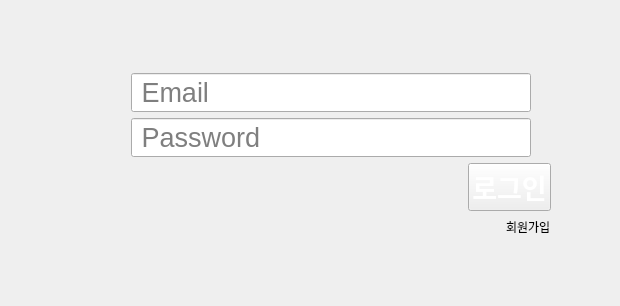
       <widget class="QWidget" name="loginView" native="true">
        <property name="sizePolicy">
         <sizepolicy hsizetype="Expanding" vsizetype="Expanding">
          <horstretch>0</horstretch>
          <verstretch>0</verstretch>
         </sizepolicy>
        </property>
        <layout class="QVBoxLayout" name="verticalLayout_6">
         <item>
          <widget class="QWidget" name="widget_3" native="true">
           <property name="sizePolicy">
            <sizepolicy hsizetype="Preferred" vsizetype="Fixed">
             <horstretch>0</horstretch>
             <verstretch>0</verstretch>
            </sizepolicy>
           </property>
           <layout class="QHBoxLayout" name="horizontalLayout_13">
            <item>
             <spacer name="horizontalSpacer_15">
              <property name="orientation">
               <enum>Qt::Horizontal</enum>
              </property>
              <property name="sizeHint" stdset="0">
               <size>
                <width>40</width>
                <height>20</height>
               </size>
              </property>
             </spacer>
            </item>
            <item>
             <widget class="QLabel" name="label_9">
              <property name="text">
               <string/>
              </property>
              <property name="pixmap">
               <pixmap resource="resource.qrc">:/images/login_background_ver2.jpg</pixmap>
              </property>
             </widget>
            </item>
            <item>
             <spacer name="horizontalSpacer_16">
              <property name="orientation">
               <enum>Qt::Horizontal</enum>
              </property>
              <property name="sizeHint" stdset="0">
               <size>
                <width>40</width>
                <height>20</height>
               </size>
              </property>
             </spacer>
            </item>
           </layout>
          </widget>
         </item>
         <item>
          <widget class="QWidget" name="widget_4" native="true">
           <property name="font">
            <font>
             <kerning>false</kerning>
            </font>
           </property>
           <layout class="QHBoxLayout" name="horizontalLayout_11">
            <item>
             <spacer name="horizontalSpacer_18">
              <property name="orientation">
               <enum>Qt::Horizontal</enum>
              </property>
              <property name="sizeType">
               <enum>QSizePolicy::Preferred</enum>
              </property>
              <property name="sizeHint" stdset="0">
               <size>
                <width>40</width>
                <height>20</height>
               </size>
              </property>
             </spacer>
            </item>
            <item>
             <widget class="QWidget" name="widget_5" native="true">
              <property name="sizePolicy">
               <sizepolicy hsizetype="Fixed" vsizetype="Preferred">
                <horstretch>0</horstretch>
                <verstretch>0</verstretch>
               </sizepolicy>
              </property>
              <property name="minimumSize">
               <size>
                <width>500</width>
                <height>0</height>
               </size>
              </property>
              <layout class="QVBoxLayout" name="verticalLayout_7">
               <item>
                <layout class="QHBoxLayout" name="horizontalLayout_14">
                 <item>
                  <widget class="QLabel" name="label_10">
                   <property name="sizePolicy">
                    <sizepolicy hsizetype="Fixed" vsizetype="Preferred">
                     <horstretch>0</horstretch>
                     <verstretch>0</verstretch>
                    </sizepolicy>
                   </property>
                   <property name="minimumSize">
                    <size>
                     <width>0</width>
                     <height>0</height>
                    </size>
                   </property>
                   <property name="font">
                    <font>
                     <pointsize>20</pointsize>
                    </font>
                   </property>
                   <property name="text">
                    <string/>
                   </property>
                   <property name="pixmap">
                    <pixmap resource="resource.qrc">:/images/mail.png</pixmap>
                   </property>
                   <property name="alignment">
                    <set>Qt::AlignRight|Qt::AlignTrailing|Qt::AlignVCenter</set>
                   </property>
                  </widget>
                 </item>
                 <item>
                  <widget class="QLineEdit" name="idEdit">
                   <property name="sizePolicy">
                    <sizepolicy hsizetype="Fixed" vsizetype="Preferred">
                     <horstretch>0</horstretch>
                     <verstretch>0</verstretch>
                    </sizepolicy>
                   </property>
                   <property name="minimumSize">
                    <size>
                     <width>400</width>
                     <height>0</height>
                    </size>
                   </property>
                   <property name="font">
                    <font>
                     <pointsize>20</pointsize>
                    </font>
                   </property>
                   <property name="toolTip">
                    <string/>
                   </property>
                   <property name="whatsThis">
                    <string/>
                   </property>
                   <property name="inputMask">
                    <string/>
                   </property>
                   <property name="text">
                    <string/>
                   </property>
                   <property name="placeholderText">
                    <string> Email</string>
                   </property>
                  </widget>
                 </item>
                </layout>
               </item>
               <item>
                <layout class="QHBoxLayout" name="horizontalLayout_12">
                 <item>
                  <widget class="QLabel" name="label_11">
                   <property name="sizePolicy">
                    <sizepolicy hsizetype="Fixed" vsizetype="Preferred">
                     <horstretch>0</horstretch>
                     <verstretch>0</verstretch>
                    </sizepolicy>
                   </property>
                   <property name="minimumSize">
                    <size>
                     <width>0</width>
                     <height>0</height>
                    </size>
                   </property>
                   <property name="font">
                    <font>
                     <pointsize>20</pointsize>
                    </font>
                   </property>
                   <property name="text">
                    <string/>
                   </property>
                   <property name="pixmap">
                    <pixmap resource="resource.qrc">:/images/password.png</pixmap>
                   </property>
                   <property name="alignment">
                    <set>Qt::AlignRight|Qt::AlignTrailing|Qt::AlignVCenter</set>
                   </property>
                  </widget>
                 </item>
                 <item>
                  <widget class="QLineEdit" name="pwEdit">
                   <property name="sizePolicy">
                    <sizepolicy hsizetype="Fixed" vsizetype="Preferred">
                     <horstretch>0</horstretch>
                     <verstretch>0</verstretch>
                    </sizepolicy>
                   </property>
                   <property name="minimumSize">
                    <size>
                     <width>400</width>
                     <height>0</height>
                    </size>
                   </property>
                   <property name="font">
                    <font>
                     <pointsize>20</pointsize>
                    </font>
                   </property>
                   <property name="echoMode">
                    <enum>QLineEdit::Password</enum>
                   </property>
                   <property name="placeholderText">
                    <string> Password</string>
                   </property>
                  </widget>
                 </item>
                </layout>
               </item>
               <item>
                <layout class="QHBoxLayout" name="horizontalLayout_15">
                 <item>
                  <spacer name="horizontalSpacer_19">
                   <property name="orientation">
                    <enum>Qt::Horizontal</enum>
                   </property>
                   <property name="sizeHint" stdset="0">
                    <size>
                     <width>40</width>
                     <height>20</height>
                    </size>
                   </property>
                  </spacer>
                 </item>
                 <item>
                  <widget class="QPushButton" name="loginButton">
                   <property name="font">
                    <font>
                     <family>굴림</family>
                     <pointsize>20</pointsize>
                     <weight>75</weight>
                     <bold>true</bold>
                     <kerning>true</kerning>
                    </font>
                   </property>
                   <property name="cursor">
                    <cursorShape>PointingHandCursor</cursorShape>
                   </property>
                   <property name="styleSheet">
                    <string notr="true">color:white</string>
                   </property>
                   <property name="text">
                    <string>로그인</string>
                   </property>
                  </widget>
                 </item>
                </layout>
               </item>
               <item>
                <layout class="QHBoxLayout" name="horizontalLayout_16">
                 <item>
                  <spacer name="horizontalSpacer_20">
                   <property name="orientation">
                    <enum>Qt::Horizontal</enum>
                   </property>
                   <property name="sizeHint" stdset="0">
                    <size>
                     <width>40</width>
                     <height>20</height>
                    </size>
                   </property>
                  </spacer>
                 </item>
                 <item>
                  <widget class="my_qlabel" name="joinLabel">
                   <property name="minimumSize">
                    <size>
                     <width>0</width>
                     <height>0</height>
                    </size>
                   </property>
                   <property name="font">
                    <font>
                     <underline>false</underline>
                     <kerning>true</kerning>
                    </font>
                   </property>
                   <property name="text">
                    <string>회원가입</string>
                   </property>
                  </widget>
                 </item>
                </layout>
               </item>
               <item>
                <spacer name="verticalSpacer_9">
                 <property name="orientation">
                  <enum>Qt::Vertical</enum>
                 </property>
                 <property name="sizeHint" stdset="0">
                  <size>
                   <width>20</width>
                   <height>40</height>
                  </size>
                 </property>
                </spacer>
               </item>
              </layout>
             </widget>
            </item>
            <item>
             <spacer name="horizontalSpacer_17">
              <property name="orientation">
               <enum>Qt::Horizontal</enum>
              </property>
              <property name="sizeType">
               <enum>QSizePolicy::Preferred</enum>
              </property>
              <property name="sizeHint" stdset="0">
               <size>
                <width>40</width>
                <height>20</height>
               </size>
              </property>
             </spacer>
            </item>
           </layout>
          </widget>
         </item>
        </layout>
       </widget>
